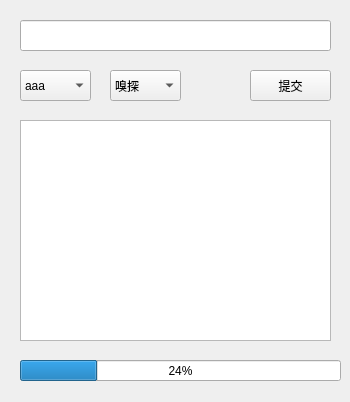
<?xml version="1.0" encoding="UTF-8"?>
<ui version="4.0">
 <class>Form</class>
 <widget class="QWidget" name="Form">
  <property name="geometry">
   <rect>
    <x>0</x>
    <y>0</y>
    <width>350</width>
    <height>402</height>
   </rect>
  </property>
  <property name="windowTitle">
   <string>Form</string>
  </property>
  <widget class="QLineEdit" name="lineEdit">
   <property name="geometry">
    <rect>
     <x>20</x>
     <y>20</y>
     <width>311</width>
     <height>31</height>
    </rect>
   </property>
   <property name="styleSheet">
    <string notr="true">width: 80px;

height: 20px;</string>
   </property>
  </widget>
  <widget class="QComboBox" name="comboBox">
   <property name="geometry">
    <rect>
     <x>20</x>
     <y>70</y>
     <width>71</width>
     <height>31</height>
    </rect>
   </property>
   <property name="currentIndex">
    <number>0</number>
   </property>
   <item>
    <property name="text">
     <string>aaa</string>
    </property>
   </item>
   <item>
    <property name="text">
     <string>91</string>
    </property>
   </item>
  </widget>
  <widget class="QPushButton" name="pushButton">
   <property name="geometry">
    <rect>
     <x>250</x>
     <y>70</y>
     <width>81</width>
     <height>31</height>
    </rect>
   </property>
   <property name="text">
    <string>提交</string>
   </property>
  </widget>
  <widget class="QComboBox" name="comboBox_2">
   <property name="geometry">
    <rect>
     <x>110</x>
     <y>70</y>
     <width>71</width>
     <height>31</height>
    </rect>
   </property>
   <item>
    <property name="text">
     <string>嗅探</string>
    </property>
   </item>
   <item>
    <property name="text">
     <string>不嗅探</string>
    </property>
   </item>
  </widget>
  <widget class="QTextEdit" name="textEdit">
   <property name="geometry">
    <rect>
     <x>20</x>
     <y>120</y>
     <width>311</width>
     <height>221</height>
    </rect>
   </property>
  </widget>
  <widget class="QProgressBar" name="progressBar">
   <property name="geometry">
    <rect>
     <x>20</x>
     <y>360</y>
     <width>321</width>
     <height>21</height>
    </rect>
   </property>
   <property name="value">
    <number>24</number>
   </property>
  </widget>
 </widget>
 <resources/>
 <connections/>
</ui>
